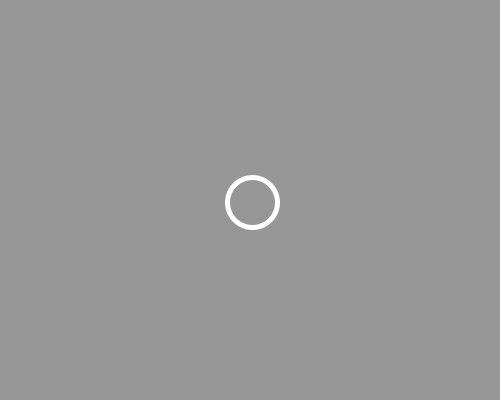
Frame 1 (no input)
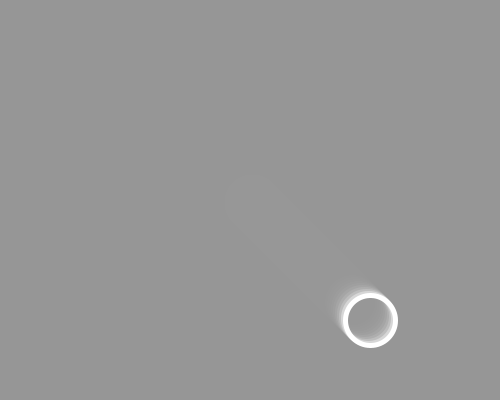
Frame 60 (the mouse pressed at the canvas centre just before this capture)
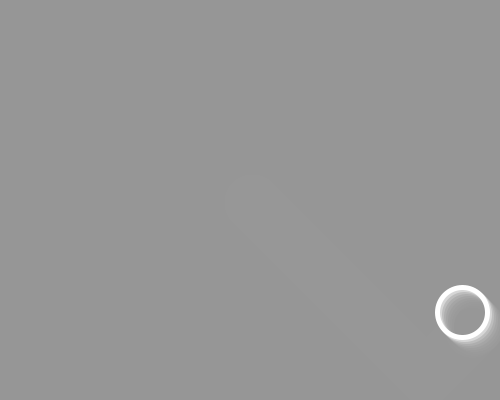
Frame 120 (the mouse held since frame 60 and released just before this capture)

The Processing sketch that drew these frames (run headless with seeded random() and noise(); from frame 60 on, the mouse is pressed at the canvas centre):

// Processing sketch: processing_104998
// ── processing_104998.pde

float xPos;
float yPos;
float xSpeed;
float ySpeed;
float startSpeed = 2;

void setup () {
  size(500,400);
  background(150);
  
  //defines innitial position of ellipse
  xPos = width/2;
  yPos = height/2;
  
  strokeWeight(5);
  
  //defines the inital speed of the ellipse
  xSpeed = startSpeed;
  ySpeed = startSpeed;
}


void draw () {
  
  //adds faded background
  //creates ghosting effect
  noStroke();
  fill(150,150,150,100);
  rect(0,0,width,height);
  
  //checks if ellipse is within width and height
  //reverses speed direction on collision
  if (xPos > (width-26) || xPos < 26) {xSpeed*=-1;}
  if (yPos > (height-26) || yPos < 26) {ySpeed*=-1;}
  
  //applies speed to ellipse
  xPos+=xSpeed;
  yPos+=ySpeed;
  
  //draws ellipse 
  noFill();
  stroke(255);
  ellipse(xPos,yPos,50,50);
  
}
